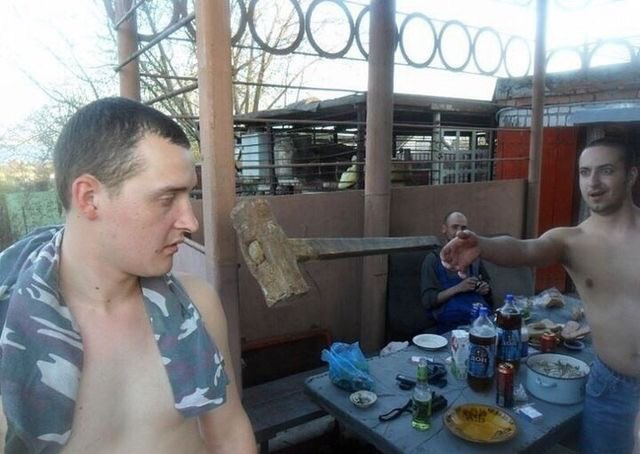
#> input picture testImage.jpg, 640 x 454 px
$ python ColorFiltering.py
#> lines starting #> are read from the running program, lines starting #| are printed output that depends on the picture; after the words box and inside, x2 and y2 are one past the last pixel; in counts of white or black regions, pixels touching at a corner belong together
import cv2
import numpy as np


def main():


    img=cv2.imread('testImage.jpg')
#> img is the input picture: shape (454, 640, 3); mean B, G, R 123.7, 120.9, 118.8
    img=cv2.resize(img,(400,300))
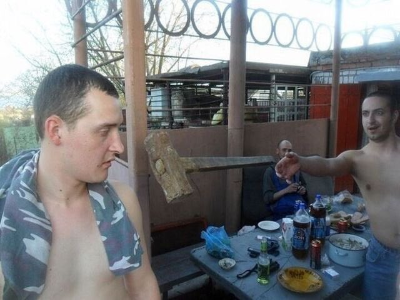
#> img: shape (300, 400, 3); mean B, G, R 123.6, 120.8, 118.6
    hsv=cv2.cvtColor(img,cv2.COLOR_BGR2HSV)
#> hsv: shape (300, 400, 3); mean H, S, V 69.2, 51.7, 131.8
    #BGR'yi HSV'ye çevir
    ## HSV renk uzayında yeşil renk oranını(range) ayarla
    lowerGreen=np.array([50,50,50])
    higherGreen=np.array([180,255,150])
    #Görüntüde yeşil renge threshold uygula
    mask=cv2.inRange(hsv,lowerGreen,higherGreen)
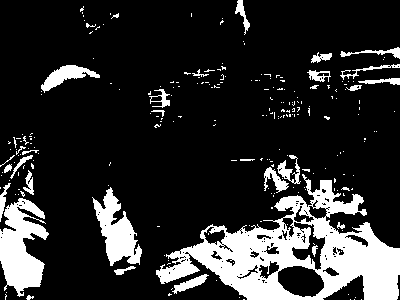
#> mask: shape (300, 400); 17.7% white; 234 white regions (201 under 20 px), largest, box (x1, y1, x2, y2) and area: (156, 174, 400, 300) 12348, (0, 198, 49, 297) 2881, (92, 187, 142, 266) 1831
    #orjinal görüntüye bitwise and uygula
    res=cv2.bitwise_and(img,img,mask=mask)
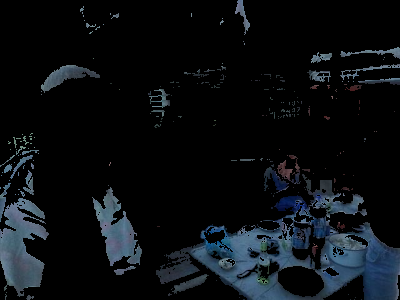
#> res: shape (300, 400, 3); mean B, G, R 18.1, 14.6, 11


    kernel=np.ones((5,5),np.float32)/25# 20*20=400
    smooth=cv2.filter2D(res,-1,kernel)
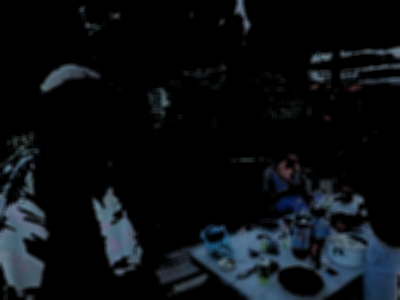
#> smooth: shape (300, 400, 3); mean B, G, R 18.1, 14.6, 11

    blur=cv2.GaussianBlur(res,(15,15),0)
    median=cv2.medianBlur(res,15)
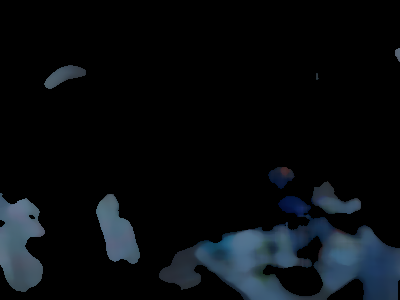
#> median: shape (300, 400, 3); mean B, G, R 15.2, 12, 8.5
    biletarel=cv2.bilateralFilter(res,15,75,75)

    cv2.imshow('blur',blur)
    cv2.imshow('median',median)
    cv2.imshow('biletarel',biletarel)
    cv2.imshow('smooth',smooth)
    cv2.imshow('img',img)
    cv2.imshow('mask',mask)
    cv2.imshow('result',res)
    cv2.waitKey()
    cv2.destroyAllWindows()

main()

$ run again, with im2.jpg copied over testImage.jpg
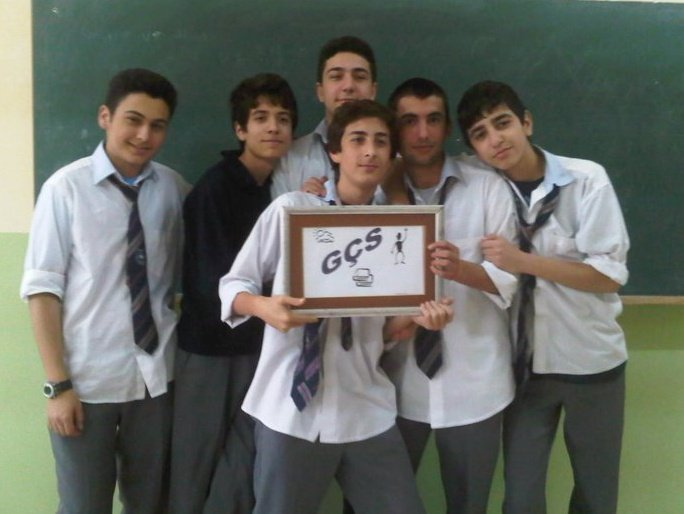
#> input picture im2.jpg, 684 x 514 px
#> in main, img is the input picture: shape (514, 684, 3); mean B, G, R 98.2, 105.8, 102.1
#> img: shape (300, 400, 3)
#> hsv: shape (300, 400, 3); mean H, S, V 68.9, 49.7, 112.2
#> in main, `mask=cv2.inRange(hsv,lowerGreen,higherGreen)`:
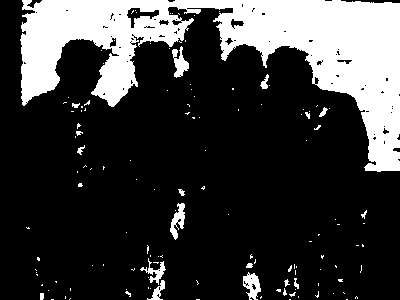
#> mask: shape (300, 400); 22.9% white; 132 white regions (114 under 20 px), largest, box (x1, y1, x2, y2) and area: (20, 0, 400, 172) 25470, (243, 272, 261, 300) 295, (172, 46, 189, 78) 279
#> in main, `median=cv2.medianBlur(res,15)`:
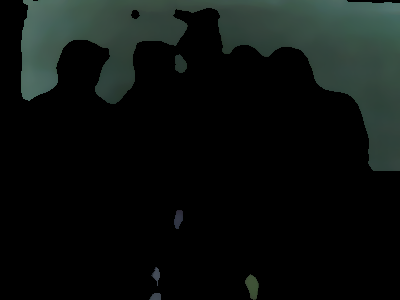
#> median: shape (300, 400, 3); mean B, G, R 15.6, 17.6, 12.8
